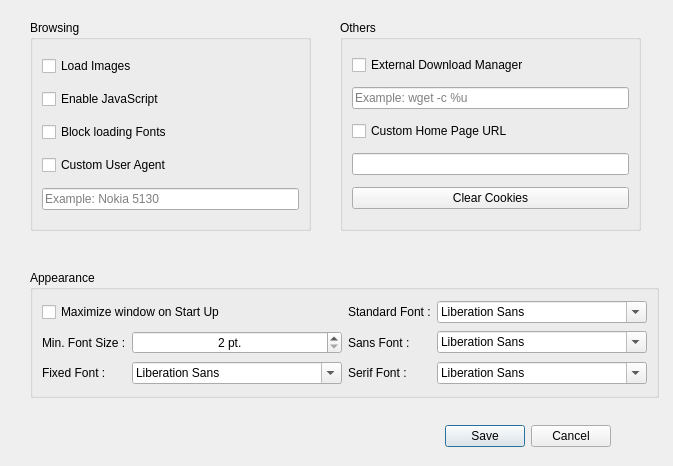
<?xml version="1.0" encoding="UTF-8"?>
<ui version="4.0">
 <class>SettingsDialog</class>
 <widget class="QDialog" name="SettingsDialog">
  <property name="geometry">
   <rect>
    <x>0</x>
    <y>0</y>
    <width>673</width>
    <height>466</height>
   </rect>
  </property>
  <property name="windowTitle">
   <string>Settings</string>
  </property>
  <property name="modal">
   <bool>true</bool>
  </property>
  <widget class="QDialogButtonBox" name="buttonBox">
   <property name="geometry">
    <rect>
     <x>20</x>
     <y>420</y>
     <width>591</width>
     <height>32</height>
    </rect>
   </property>
   <property name="orientation">
    <enum>Qt::Horizontal</enum>
   </property>
   <property name="standardButtons">
    <set>QDialogButtonBox::Cancel|QDialogButtonBox::Save</set>
   </property>
  </widget>
  <widget class="QGroupBox" name="groupBox">
   <property name="geometry">
    <rect>
     <x>30</x>
     <y>20</y>
     <width>281</width>
     <height>211</height>
    </rect>
   </property>
   <property name="title">
    <string>Browsing</string>
   </property>
   <layout class="QVBoxLayout" name="verticalLayout">
    <item>
     <widget class="QCheckBox" name="checkLoadImages">
      <property name="text">
       <string>Load Images</string>
      </property>
     </widget>
    </item>
    <item>
     <widget class="QCheckBox" name="checkJavascript">
      <property name="text">
       <string>Enable JavaScript</string>
      </property>
     </widget>
    </item>
    <item>
     <widget class="QCheckBox" name="checkFontLoad">
      <property name="text">
       <string>Block loading Fonts</string>
      </property>
     </widget>
    </item>
    <item>
     <widget class="QCheckBox" name="checkUserAgent">
      <property name="text">
       <string>Custom User Agent</string>
      </property>
     </widget>
    </item>
    <item>
     <widget class="QLineEdit" name="useragentEdit">
      <property name="placeholderText">
       <string>Example: Nokia 5130</string>
      </property>
     </widget>
    </item>
   </layout>
  </widget>
  <widget class="QGroupBox" name="groupBox_2">
   <property name="geometry">
    <rect>
     <x>30</x>
     <y>270</y>
     <width>629</width>
     <height>128</height>
    </rect>
   </property>
   <property name="title">
    <string>Appearance</string>
   </property>
   <layout class="QGridLayout" name="gridLayout">
    <item row="2" column="2">
     <widget class="QLabel" name="label_sans">
      <property name="text">
       <string>Sans Font :</string>
      </property>
     </widget>
    </item>
    <item row="2" column="3">
     <widget class="QFontComboBox" name="sansfontCombo">
      <property name="maxVisibleItems">
       <number>20</number>
      </property>
     </widget>
    </item>
    <item row="2" column="0">
     <widget class="QLabel" name="label">
      <property name="text">
       <string>Min. Font Size :</string>
      </property>
     </widget>
    </item>
    <item row="2" column="1">
     <widget class="QSpinBox" name="spinFontSize">
      <property name="alignment">
       <set>Qt::AlignCenter</set>
      </property>
      <property name="suffix">
       <string> pt.</string>
      </property>
      <property name="minimum">
       <number>2</number>
      </property>
      <property name="maximum">
       <number>24</number>
      </property>
     </widget>
    </item>
    <item row="0" column="0" colspan="2">
     <widget class="QCheckBox" name="checkMaximize">
      <property name="text">
       <string>Maximize window on Start Up</string>
      </property>
     </widget>
    </item>
    <item row="0" column="2">
     <widget class="QLabel" name="label_standard">
      <property name="text">
       <string>Standard Font :</string>
      </property>
     </widget>
    </item>
    <item row="0" column="3">
     <widget class="QFontComboBox" name="standardfontCombo">
      <property name="maxVisibleItems">
       <number>20</number>
      </property>
     </widget>
    </item>
    <item row="3" column="3">
     <widget class="QFontComboBox" name="seriffontCombo">
      <property name="maxVisibleItems">
       <number>20</number>
      </property>
     </widget>
    </item>
    <item row="3" column="2">
     <widget class="QLabel" name="label_serif">
      <property name="text">
       <string>Serif Font :</string>
      </property>
     </widget>
    </item>
    <item row="3" column="1">
     <widget class="QFontComboBox" name="fixedfontCombo">
      <property name="maxVisibleItems">
       <number>20</number>
      </property>
     </widget>
    </item>
    <item row="3" column="0">
     <widget class="QLabel" name="label_fixed">
      <property name="text">
       <string>Fixed Font :</string>
      </property>
     </widget>
    </item>
   </layout>
  </widget>
  <widget class="QGroupBox" name="groupBox_3">
   <property name="geometry">
    <rect>
     <x>340</x>
     <y>20</y>
     <width>301</width>
     <height>211</height>
    </rect>
   </property>
   <property name="title">
    <string>Others</string>
   </property>
   <layout class="QVBoxLayout" name="verticalLayout_2">
    <item>
     <widget class="QCheckBox" name="checkDownMan">
      <property name="text">
       <string>External Download Manager</string>
      </property>
     </widget>
    </item>
    <item>
     <widget class="QLineEdit" name="downManEdit">
      <property name="placeholderText">
       <string>Example: wget -c %u</string>
      </property>
     </widget>
    </item>
    <item>
     <widget class="QCheckBox" name="checkHomePage">
      <property name="text">
       <string>Custom Home Page URL</string>
      </property>
     </widget>
    </item>
    <item>
     <widget class="QLineEdit" name="homepageEdit"/>
    </item>
    <item>
     <widget class="QPushButton" name="cookiesButton">
      <property name="text">
       <string>Clear Cookies</string>
      </property>
     </widget>
    </item>
   </layout>
  </widget>
 </widget>
 <resources/>
 <connections>
  <connection>
   <sender>buttonBox</sender>
   <signal>accepted()</signal>
   <receiver>SettingsDialog</receiver>
   <slot>accept()</slot>
   <hints>
    <hint type="sourcelabel">
     <x>248</x>
     <y>254</y>
    </hint>
    <hint type="destinationlabel">
     <x>157</x>
     <y>274</y>
    </hint>
   </hints>
  </connection>
  <connection>
   <sender>buttonBox</sender>
   <signal>rejected()</signal>
   <receiver>SettingsDialog</receiver>
   <slot>reject()</slot>
   <hints>
    <hint type="sourcelabel">
     <x>316</x>
     <y>260</y>
    </hint>
    <hint type="destinationlabel">
     <x>286</x>
     <y>274</y>
    </hint>
   </hints>
  </connection>
 </connections>
</ui>
